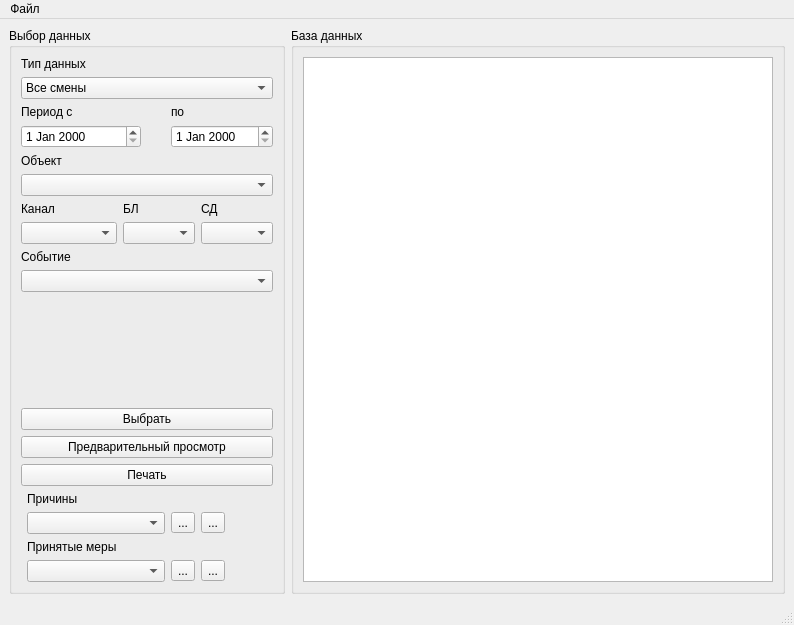
<?xml version="1.0" encoding="UTF-8"?>
<ui version="4.0">
 <class>MainWindow</class>
 <widget class="QMainWindow" name="MainWindow">
  <property name="geometry">
   <rect>
    <x>0</x>
    <y>0</y>
    <width>794</width>
    <height>625</height>
   </rect>
  </property>
  <property name="windowTitle">
   <string>MainWindow</string>
  </property>
  <widget class="QWidget" name="centralwidget">
   <layout class="QHBoxLayout" name="horizontalLayout">
    <item>
     <widget class="QGroupBox" name="groupBox">
      <property name="title">
       <string>Выбор данных</string>
      </property>
      <layout class="QGridLayout" name="gridLayout">
       <item row="1" column="0" colspan="6">
        <widget class="QComboBox" name="comboBox">
         <item>
          <property name="text">
           <string>Все смены</string>
          </property>
         </item>
         <item>
          <property name="text">
           <string>По параметрам</string>
          </property>
         </item>
        </widget>
       </item>
       <item row="12" column="0" colspan="6">
        <widget class="QPushButton" name="pushButton_2">
         <property name="text">
          <string>Предварительный просмотр</string>
         </property>
        </widget>
       </item>
       <item row="7" column="0" colspan="2">
        <widget class="QComboBox" name="comboBox_6"/>
       </item>
       <item row="15" column="5">
        <widget class="QToolButton" name="toolButton_3">
         <property name="text">
          <string>...</string>
         </property>
        </widget>
       </item>
       <item row="17" column="4">
        <widget class="QToolButton" name="toolButton_2">
         <property name="text">
          <string>...</string>
         </property>
        </widget>
       </item>
       <item row="15" column="1" colspan="3">
        <widget class="QComboBox" name="comboBox_4"/>
       </item>
       <item row="9" column="0" colspan="6">
        <widget class="QComboBox" name="comboBox_3"/>
       </item>
       <item row="4" column="0" colspan="2">
        <widget class="QLabel" name="label_4">
         <property name="text">
          <string>Объект</string>
         </property>
        </widget>
       </item>
       <item row="6" column="2" colspan="2">
        <widget class="QLabel" name="label_9">
         <property name="text">
          <string>БЛ</string>
         </property>
        </widget>
       </item>
       <item row="10" column="1">
        <spacer name="verticalSpacer">
         <property name="orientation">
          <enum>Qt::Vertical</enum>
         </property>
         <property name="sizeHint" stdset="0">
          <size>
           <width>20</width>
           <height>48</height>
          </size>
         </property>
        </spacer>
       </item>
       <item row="2" column="0" colspan="2">
        <widget class="QLabel" name="label_2">
         <property name="text">
          <string>Период с</string>
         </property>
        </widget>
       </item>
       <item row="7" column="5">
        <widget class="QComboBox" name="comboBox_8"/>
       </item>
       <item row="6" column="5">
        <widget class="QLabel" name="label_10">
         <property name="text">
          <string>СД</string>
         </property>
        </widget>
       </item>
       <item row="2" column="4">
        <widget class="QLabel" name="label_3">
         <property name="text">
          <string>по</string>
         </property>
        </widget>
       </item>
       <item row="7" column="2" colspan="3">
        <widget class="QComboBox" name="comboBox_7"/>
       </item>
       <item row="17" column="1" colspan="3">
        <widget class="QComboBox" name="comboBox_5"/>
       </item>
       <item row="13" column="0" colspan="6">
        <widget class="QPushButton" name="pushButton_3">
         <property name="text">
          <string>Печать</string>
         </property>
        </widget>
       </item>
       <item row="15" column="4">
        <widget class="QToolButton" name="toolButton">
         <property name="text">
          <string>...</string>
         </property>
        </widget>
       </item>
       <item row="3" column="4" colspan="2">
        <widget class="QDateEdit" name="dateEdit_2"/>
       </item>
       <item row="14" column="1">
        <widget class="QLabel" name="label_6">
         <property name="text">
          <string>Причины</string>
         </property>
        </widget>
       </item>
       <item row="16" column="1">
        <widget class="QLabel" name="label_7">
         <property name="text">
          <string>Принятые меры</string>
         </property>
        </widget>
       </item>
       <item row="6" column="0" colspan="2">
        <widget class="QLabel" name="label_8">
         <property name="text">
          <string>Канал</string>
         </property>
        </widget>
       </item>
       <item row="11" column="0" colspan="6">
        <widget class="QPushButton" name="pushButton">
         <property name="text">
          <string>Выбрать</string>
         </property>
        </widget>
       </item>
       <item row="17" column="5">
        <widget class="QToolButton" name="toolButton_4">
         <property name="text">
          <string>...</string>
         </property>
        </widget>
       </item>
       <item row="5" column="0" colspan="6">
        <widget class="QComboBox" name="comboBox_2"/>
       </item>
       <item row="8" column="0" colspan="2">
        <widget class="QLabel" name="label_5">
         <property name="text">
          <string>Событие</string>
         </property>
        </widget>
       </item>
       <item row="3" column="0" colspan="3">
        <widget class="QDateEdit" name="dateEdit"/>
       </item>
       <item row="0" column="0" colspan="2">
        <widget class="QLabel" name="label">
         <property name="text">
          <string>Тип данных</string>
         </property>
        </widget>
       </item>
      </layout>
     </widget>
    </item>
    <item>
     <widget class="QGroupBox" name="groupBox_2">
      <property name="title">
       <string>База данных</string>
      </property>
      <layout class="QVBoxLayout" name="verticalLayout">
       <item>
        <widget class="QTableView" name="tableView"/>
       </item>
      </layout>
     </widget>
    </item>
   </layout>
  </widget>
  <widget class="QMenuBar" name="menubar">
   <property name="geometry">
    <rect>
     <x>0</x>
     <y>0</y>
     <width>794</width>
     <height>18</height>
    </rect>
   </property>
   <widget class="QMenu" name="menu">
    <property name="title">
     <string>Файл</string>
    </property>
    <addaction name="action"/>
   </widget>
   <addaction name="menu"/>
  </widget>
  <widget class="QStatusBar" name="statusbar"/>
  <action name="action">
   <property name="text">
    <string>Выход</string>
   </property>
  </action>
 </widget>
 <resources/>
 <connections/>
</ui>
